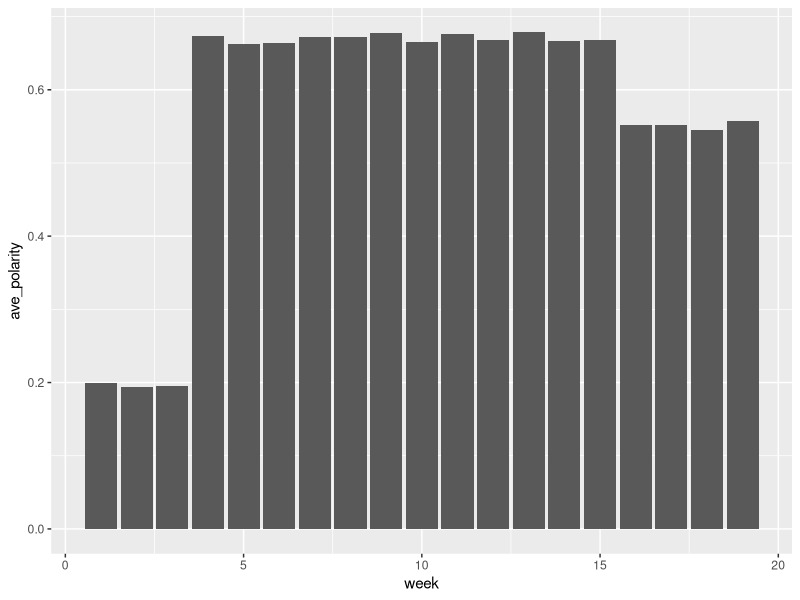
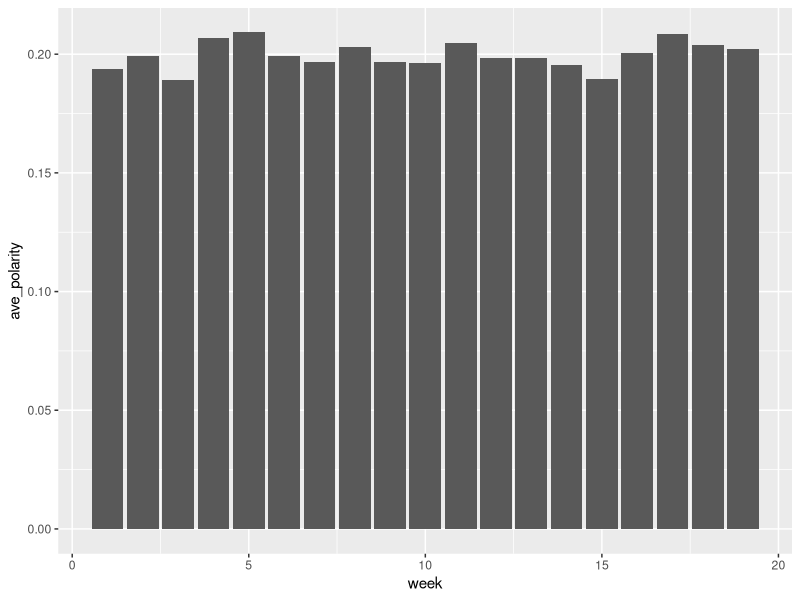
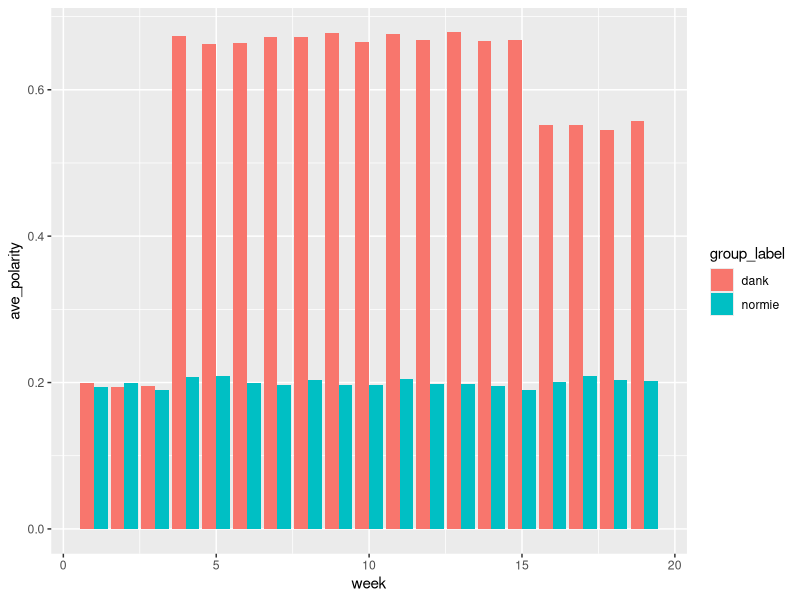

These figures' R source, in order:
library(tidyverse)
library(cowplot)

meme_data <- read.csv("meme_experiment_data.csv")
summary(meme_data)
View(meme_data)

#table(meme_data$subjects, meme_data$group_assignment)

meme_data[is.na(meme_data)] <- 0
combined_meme_data <- meme_data %>%
  mutate(total_polarity = preexperiment_polarization + experiment_polarization + postexperiment_polarization)

View(combined_meme_data)

combined_averages <- combined_meme_data %>%
  group_by(week) %>%
  summarise(N = n(),
            ave_polarity = mean(total_polarity), na.rm = TRUE)

#ggplot(combined_averages, aes(x = week, y = ave_polarity)) +
#  geom_bar(stat = "identity", position = "dodge")

###LOOKING AT EACH GROUP SEPARATELY###
dank_group <- combined_meme_data %>%
  filter(group_assignment == 1)
View(dank_group)

dank_group_averages <- dank_group %>%
  group_by(week) %>%
  summarise(N = n(),
            ave_polarity = mean(total_polarity), na.rm = TRUE)

View(dank_group_averages)

ggplot(dank_group_averages, aes(x = week, y = ave_polarity)) +
  geom_bar(stat = "identity", position = "dodge")

normie_group <- combined_meme_data %>%
  filter(group_assignment == 0)

normie_group_averages <- normie_group %>%
  group_by(week) %>%
  summarise(N = n(),
            ave_polarity = mean(total_polarity), 
            sd_polarity = sd(total_polarity),
            na.rm = TRUE)

ggplot(normie_group_averages, aes(x = week, y = ave_polarity)) +
  geom_bar(stat = "identity", position = "dodge")

###THIS IS WHERE EVERYTHING GETS SEPARATED AND PLACED INTO A SINGLE CHART###
grouped_averages <- combined_meme_data %>%
  mutate(group_label = ifelse(group_assignment > 0, "dank", "normie"))

grouped_averages <- grouped_averages %>%
  group_by(group_label, week) %>%
  summarise(N = n(),
            ave_polarity = mean(total_polarity))

View(grouped_averages)

ggplot(grouped_averages, aes(x = week, y = ave_polarity, fill = group_label)) +
  geom_bar(stat = "identity", position = "dodge")
  
